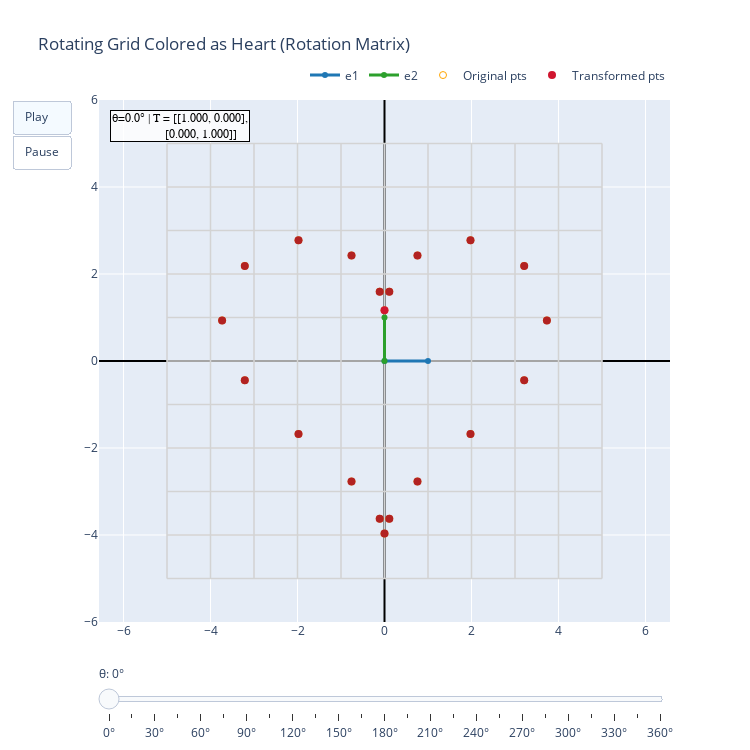

This figure's notebook cell:
### Code cell
try:
    from animations.rotation import show_rotation
except ImportError:
    from repo.animations.rotation import show_rotation

fig = show_rotation()
fig.show()

### Figure 1 — Plotly figure (JSON) as saved in the notebook; plotly's stock layout.template omitted (floating-point values rounded to 4 significant figures)
{"data": [{"hoverinfo": "skip", "line": {"color": "lightgray", "width": 1}, "mode": "lines", "opacity": 0.25, "showlegend": false, "type": "scatter", "x": [-5, -5], "y": [-5, 5]}, {"hoverinfo": "skip", "line": {"color": "lightgray", "width": 1}, "mode": "lines", "opacity": 0.25, "showlegend": false, "type": "scatter", "x": [-4, -4], "y": [-5, 5]}, {"hoverinfo": "skip", "line": {"color": "lightgray", "width": 1}, "mode": "lines", "opacity": 0.25, "showlegend": false, "type": "scatter", "x": [-3, -3], "y": [-5, 5]}, {"hoverinfo": "skip", "line": {"color": "lightgray", "width": 1}, "mode": "lines", "opacity": 0.25, "showlegend": false, "type": "scatter", "x": [-2, -2], "y": [-5, 5]}, {"hoverinfo": "skip", "line": {"color": "lightgray", "width": 1}, "mode": "lines", "opacity": 0.25, "showlegend": false, "type": "scatter", "x": [-1, -1], "y": [-5, 5]}, {"hoverinfo": "skip", "line": {"color": "lightgray", "width": 1}, "mode": "lines", "opacity": 0.25, "showlegend": false, "type": "scatter", "x": [0, 0], "y": [-5, 5]}, {"hoverinfo": "skip", "line": {"color": "lightgray", "width": 1}, "mode": "lines", "opacity": 0.25, "showlegend": false, "type": "scatter", "x": [1, 1], "y": [-5, 5]}, {"hoverinfo": "skip", "line": {"color": "lightgray", "width": 1}, "mode": "lines", "opacity": 0.25, "showlegend": false, "type": "scatter", "x": [2, 2], "y": [-5, 5]}, {"hoverinfo": "skip", "line": {"color": "lightgray", "width": 1}, "mode": "lines", "opacity": 0.25, "showlegend": false, "type": "scatter", "x": [3, 3], "y": [-5, 5]}, {"hoverinfo": "skip", "line": {"color": "lightgray", "width": 1}, "mode": "lines", "opacity": 0.25, "showlegend": false, "type": "scatter", "x": [4, 4], "y": [-5, 5]}, {"hoverinfo": "skip", "line": {"color": "lightgray", "width": 1}, "mode": "lines", "opacity": 0.25, "showlegend": false, "type": "scatter", "x": [5, 5], "y": [-5, 5]}, {"hoverinfo": "skip", "line": {"color": "lightgray", "width": 1}, "mode": "lines", "opacity": 0.25, "showlegend": false, "type": "scatter", "x": [-5, 5], "y": [-5, -5]}, {"hoverinfo": "skip", "line": {"color": "lightgray", "width": 1}, "mode": "lines", "opacity": 0.25, "showlegend": false, "type": "scatter", "x": [-5, 5], "y": [-4, -4]}, {"hoverinfo": "skip", "line": {"color": "lightgray", "width": 1}, "mode": "lines", "opacity": 0.25, "showlegend": false, "type": "scatter", "x": [-5, 5], "y": [-3, -3]}, {"hoverinfo": "skip", "line": {"color": "lightgray", "width": 1}, "mode": "lines", "opacity": 0.25, "showlegend": false, "type": "scatter", "x": [-5, 5], "y": [-2, -2]}, {"hoverinfo": "skip", "line": {"color": "lightgray", "width": 1}, "mode": "lines", "opacity": 0.25, "showlegend": false, "type": "scatter", "x": [-5, 5], "y": [-1, -1]}, {"hoverinfo": "skip", "line": {"color": "lightgray", "width": 1}, "mode": "lines", "opacity": 0.25, "showlegend": false, "type": "scatter", "x": [-5, 5], "y": [0, 0]}, {"hoverinfo": "skip", "line": {"color": "lightgray", "width": 1}, "mode": "lines", "opacity": 0.25, "showlegend": false, "type": "scatter", "x": [-5, 5], "y": [1, 1]}, {"hoverinfo": "skip", "line": {"color": "lightgray", "width": 1}, "mode": "lines", "opacity": 0.25, "showlegend": false, "type": "scatter", "x": [-5, 5], "y": [2, 2]}, {"hoverinfo": "skip", "line": {"color": "lightgray", "width": 1}, "mode": "lines", "opacity": 0.25, "showlegend": false, "type": "scatter", "x": [-5, 5], "y": [3, 3]}, {"hoverinfo": "skip", "line": {"color": "lightgray", "width": 1}, "mode": "lines", "opacity": 0.25, "showlegend": false, "type": "scatter", "x": [-5, 5], "y": [4, 4]}, {"hoverinfo": "skip", "line": {"color": "lightgray", "width": 1}, "mode": "lines", "opacity": 0.25, "showlegend": false, "type": "scatter", "x": [-5, 5], "y": [5, 5]}, {"hoverinfo": "skip", "line": {"color": "lightgray", "width": 1.5}, "mode": "lines", "showlegend": false, "type": "scatter", "x": [-5, -5], "y": [-5, 5]}, {"hoverinfo": "skip", "line": {"color": "lightgray", "width": 1.5}, "mode": "lines", "showlegend": false, "type": "scatter", "x": [-4, -4], "y": [-5, 5]}, {"hoverinfo": "skip", "line": {"color": "lightgray", "width": 1.5}, "mode": "lines", "showlegend": false, "type": "scatter", "x": [-3, -3], "y": [-5, 5]}, {"hoverinfo": "skip", "line": {"color": "lightgray", "width": 1.5}, "mode": "lines", "showlegend": false, "type": "scatter", "x": [-2, -2], "y": [-5, 5]}, {"hoverinfo": "skip", "line": {"color": "lightgray", "width": 1.5}, "mode": "lines", "showlegend": false, "type": "scatter", "x": [-1, -1], "y": [-5, 5]}, {"hoverinfo": "skip", "line": {"color": "lightgray", "width": 1.5}, "mode": "lines", "showlegend": false, "type": "scatter", "x": [0, 0], "y": [-5, 5]}, {"hoverinfo": "skip", "line": {"color": "lightgray", "width": 1.5}, "mode": "lines", "showlegend": false, "type": "scatter", "x": [1, 1], "y": [-5, 5]}, {"hoverinfo": "skip", "line": {"color": "lightgray", "width": 1.5}, "mode": "lines", "showlegend": false, "type": "scatter", "x": [2, 2], "y": [-5, 5]}, {"hoverinfo": "skip", "line": {"color": "lightgray", "width": 1.5}, "mode": "lines", "showlegend": false, "type": "scatter", "x": [3, 3], "y": [-5, 5]}, {"hoverinfo": "skip", "line": {"color": "lightgray", "width": 1.5}, "mode": "lines", "showlegend": false, "type": "scatter", "x": [4, 4], "y": [-5, 5]}, {"hoverinfo": "skip", "line": {"color": "lightgray", "width": 1.5}, "mode": "lines", "showlegend": false, "type": "scatter", "x": [5, 5], "y": [-5, 5]}, {"hoverinfo": "skip", "line": {"color": "lightgray", "width": 1.5}, "mode": "lines", "showlegend": false, "type": "scatter", "x": [-5, 5], "y": [-5, -5]}, {"hoverinfo": "skip", "line": {"color": "lightgray", "width": 1.5}, "mode": "lines", "showlegend": false, "type": "scatter", "x": [-5, 5], "y": [-4, -4]}, {"hoverinfo": "skip", "line": {"color": "lightgray", "width": 1.5}, "mode": "lines", "showlegend": false, "type": "scatter", "x": [-5, 5], "y": [-3, -3]}, {"hoverinfo": "skip", "line": {"color": "lightgray", "width": 1.5}, "mode": "lines", "showlegend": false, "type": "scatter", "x": [-5, 5], "y": [-2, -2]}, {"hoverinfo": "skip", "line": {"color": "lightgray", "width": 1.5}, "mode": "lines", "showlegend": false, "type": "scatter", "x": [-5, 5], "y": [-1, -1]}, {"hoverinfo": "skip", "line": {"color": "lightgray", "width": 1.5}, "mode": "lines", "showlegend": false, "type": "scatter", "x": [-5, 5], "y": [0, 0]}, {"hoverinfo": "skip", "line": {"color": "lightgray", "width": 1.5}, "mode": "lines", "showlegend": false, "type": "scatter", "x": [-5, 5], "y": [1, 1]}, {"hoverinfo": "skip", "line": {"color": "lightgray", "width": 1.5}, "mode": "lines", "showlegend": false, "type": "scatter", "x": [-5, 5], "y": [2, 2]}, {"hoverinfo": "skip", "line": {"color": "lightgray", "width": 1.5}, "mode": "lines", "showlegend": false, "type": "scatter", "x": [-5, 5], "y": [3, 3]}, {"hoverinfo": "skip", "line": {"color": "lightgray", "width": 1.5}, "mode": "lines", "showlegend": false, "type": "scatter", "x": [-5, 5], "y": [4, 4]}, {"hoverinfo": "skip", "line": {"color": "lightgray", "width": 1.5}, "mode": "lines", "showlegend": false, "type": "scatter", "x": [-5, 5], "y": [5, 5]}, {"line": {"color": "#1f77b4", "width": 3}, "marker": {"size": 6}, "mode": "lines+markers", "name": "e1", "type": "scatter", "x": [0, 1], "y": [0, 0]}, {"line": {"color": "#2ca02c", "width": 3}, "marker": {"size": 6}, "mode": "lines+markers", "name": "e2", "type": "scatter", "x": [0, 0], "y": [0, 1]}, {"marker": {"color": "orange", "size": 7, "symbol": "circle-open"}, "mode": "markers", "name": "Original pts", "type": "scatter", "x": [0.0, 0.1102, 0.7581, 1.977, 3.212, 3.733, 3.212, 1.977, 0.7581, 0.1102, 6.857e-48, -0.1102, -0.7581, -1.977, -3.212, -3.733, -3.212, -1.977, -0.7581, -0.1102], "y": [1.167, 1.595, 2.426, 2.776, 2.187, 0.9333, -0.4431, -1.677, -2.77, -3.627, -3.967, -3.627, -2.77, -1.677, -0.4431, 0.9333, 2.187, 2.776, 2.426, 1.595]}, {"marker": {"color": ["#D0162F", "firebrick", "firebrick", "firebrick", "firebrick", "firebrick", "firebrick", "firebrick", "firebrick", "firebrick", "firebrick", "firebrick", "firebrick", "firebrick", "firebrick", "firebrick", "firebrick", "firebrick", "firebrick", "firebrick"], "size": 8}, "mode": "markers", "name": "Transformed pts", "type": "scatter", "x": [0.0, 0.1102, 0.7581, 1.977, 3.212, 3.733, 3.212, 1.977, 0.7581, 0.1102, 6.857e-48, -0.1102, -0.7581, -1.977, -3.212, -3.733, -3.212, -1.977, -0.7581, -0.1102], "y": [1.167, 1.595, 2.426, 2.776, 2.187, 0.9333, -0.4431, -1.677, -2.77, -3.627, -3.967, -3.627, -2.77, -1.677, -0.4431, 0.9333, 2.187, 2.776, 2.426, 1.595]}], "layout": {"annotations": [{"bgcolor": "rgba(255,255,255,0.8)", "bordercolor": "black", "borderwidth": 1, "font": {"color": "black", "family": "monospace", "size": 12}, "showarrow": false, "text": "θ=0.0° | T = [[1.000, 0.000],<br>              [0.000, 1.000]]", "x": 0.02, "xanchor": "left", "xref": "paper", "y": 0.98, "yanchor": "top", "yref": "paper"}], "height": 750, "legend": {"orientation": "h", "x": 1, "xanchor": "right", "y": 1.02, "yanchor": "bottom"}, "sliders": [{"active": 0, "currentvalue": {"prefix": "θ: ", "suffix": "", "visible": true}, "pad": {"t": 40}, "steps": [{"args": [["frame_0"], {"frame": {"duration": 0, "redraw": true}, "mode": "immediate", "transition": {"duration": 0}}], "label": "0°", "method": "animate"}, {"args": [["frame_1"], {"frame": {"duration": 0, "redraw": true}, "mode": "immediate", "transition": {"duration": 0}}], "label": "15°", "method": "animate"}, {"args": [["frame_2"], {"frame": {"duration": 0, "redraw": true}, "mode": "immediate", "transition": {"duration": 0}}], "label": "30°", "method": "animate"}, {"args": [["frame_3"], {"frame": {"duration": 0, "redraw": true}, "mode": "immediate", "transition": {"duration": 0}}], "label": "45°", "method": "animate"}, {"args": [["frame_4"], {"frame": {"duration": 0, "redraw": true}, "mode": "immediate", "transition": {"duration": 0}}], "label": "60°", "method": "animate"}, {"args": [["frame_5"], {"frame": {"duration": 0, "redraw": true}, "mode": "immediate", "transition": {"duration": 0}}], "label": "75°", "method": "animate"}, {"args": [["frame_6"], {"frame": {"duration": 0, "redraw": true}, "mode": "immediate", "transition": {"duration": 0}}], "label": "90°", "method": "animate"}, {"args": [["frame_7"], {"frame": {"duration": 0, "redraw": true}, "mode": "immediate", "transition": {"duration": 0}}], "label": "105°", "method": "animate"}, {"args": [["frame_8"], {"frame": {"duration": 0, "redraw": true}, "mode": "immediate", "transition": {"duration": 0}}], "label": "120°", "method": "animate"}, {"args": [["frame_9"], {"frame": {"duration": 0, "redraw": true}, "mode": "immediate", "transition": {"duration": 0}}], "label": "135°", "method": "animate"}, {"args": [["frame_10"], {"frame": {"duration": 0, "redraw": true}, "mode": "immediate", "transition": {"duration": 0}}], "label": "150°", "method": "animate"}, {"args": [["frame_11"], {"frame": {"duration": 0, "redraw": true}, "mode": "immediate", "transition": {"duration": 0}}], "label": "165°", "method": "animate"}, {"args": [["frame_12"], {"frame": {"duration": 0, "redraw": true}, "mode": "immediate", "transition": {"duration": 0}}], "label": "180°", "method": "animate"}, {"args": [["frame_13"], {"frame": {"duration": 0, "redraw": true}, "mode": "immediate", "transition": {"duration": 0}}], "label": "195°", "method": "animate"}, {"args": [["frame_14"], {"frame": {"duration": 0, "redraw": true}, "mode": "immediate", "transition": {"duration": 0}}], "label": "210°", "method": "animate"}, {"args": [["frame_15"], {"frame": {"duration": 0, "redraw": true}, "mode": "immediate", "transition": {"duration": 0}}], "label": "225°", "method": "animate"}, {"args": [["frame_16"], {"frame": {"duration": 0, "redraw": true}, "mode": "immediate", "transition": {"duration": 0}}], "label": "240°", "method": "animate"}, {"args": [["frame_17"], {"frame": {"duration": 0, "redraw": true}, "mode": "immediate", "transition": {"duration": 0}}], "label": "255°", "method": "animate"}, {"args": [["frame_18"], {"frame": {"duration": 0, "redraw": true}, "mode": "immediate", "transition": {"duration": 0}}], "label": "270°", "method": "animate"}, {"args": [["frame_19"], {"frame": {"duration": 0, "redraw": true}, "mode": "immediate", "transition": {"duration": 0}}], "label": "285°", "method": "animate"}, {"args": [["frame_20"], {"frame": {"duration": 0, "redraw": true}, "mode": "immediate", "transition": {"duration": 0}}], "label": "300°", "method": "animate"}, {"args": [["frame_21"], {"frame": {"duration": 0, "redraw": true}, "mode": "immediate", "transition": {"duration": 0}}], "label": "315°", "method": "animate"}, {"args": [["frame_22"], {"frame": {"duration": 0, "redraw": true}, "mode": "immediate", "transition": {"duration": 0}}], "label": "330°", "method": "animate"}, {"args": [["frame_23"], {"frame": {"duration": 0, "redraw": true}, "mode": "immediate", "transition": {"duration": 0}}], "label": "345°", "method": "animate"}, {"args": [["frame_24"], {"frame": {"duration": 0, "redraw": true}, "mode": "immediate", "transition": {"duration": 0}}], "label": "360°", "method": "animate"}]}], "title": {"text": "Rotating Grid Colored as Heart (Rotation Matrix)"}, "updatemenus": [{"buttons": [{"args": [null, {"frame": {"duration": 1000, "redraw": true}, "fromcurrent": true}], "label": "Play", "method": "animate"}, {"args": [[null], {"mode": "immediate"}], "label": "Pause", "method": "animate"}], "showactive": true, "type": "buttons"}], "width": 750, "xaxis": {"range": [-6, 6], "zeroline": true, "zerolinecolor": "black", "zerolinewidth": 2}, "yaxis": {"range": [-6, 6], "scaleanchor": "x", "scaleratio": 1, "zeroline": true, "zerolinecolor": "black", "zerolinewidth": 2}}}
